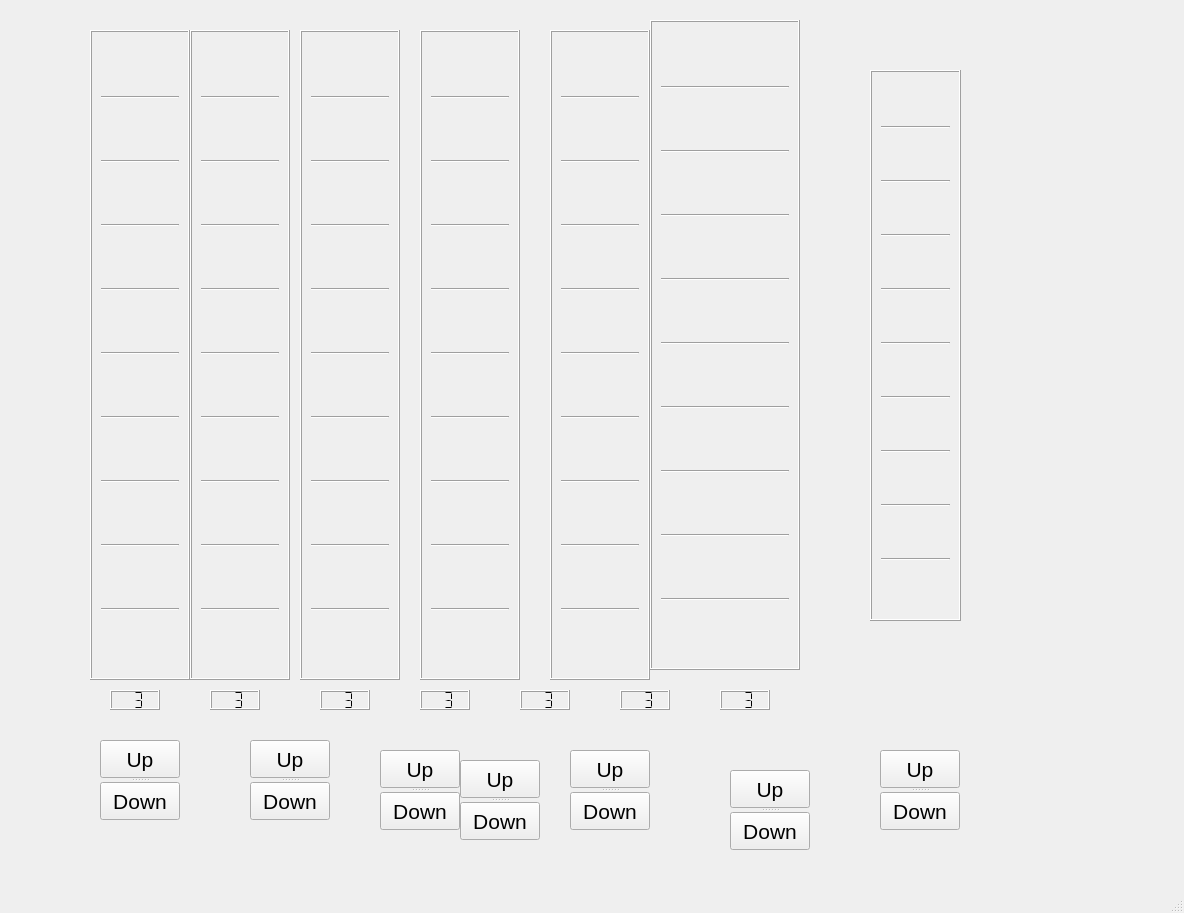
<?xml version="1.0" encoding="UTF-8"?>
<ui version="4.0">
 <class>MainWindow</class>
 <widget class="QMainWindow" name="MainWindow">
  <property name="geometry">
   <rect>
    <x>0</x>
    <y>0</y>
    <width>1184</width>
    <height>913</height>
   </rect>
  </property>
  <property name="windowTitle">
   <string>Elevator</string>
  </property>
  <widget class="QWidget" name="centralwidget">
   <widget class="QFrame" name="frame_1">
    <property name="geometry">
     <rect>
      <x>90</x>
      <y>30</y>
      <width>100</width>
      <height>650</height>
     </rect>
    </property>
    <property name="frameShape">
     <enum>QFrame::Box</enum>
    </property>
    <property name="frameShadow">
     <enum>QFrame::Raised</enum>
    </property>
    <property name="lineWidth">
     <number>1</number>
    </property>
    <property name="midLineWidth">
     <number>0</number>
    </property>
    <layout class="QVBoxLayout" name="verticalLayout">
     <item>
      <widget class="Line" name="line">
       <property name="orientation">
        <enum>Qt::Horizontal</enum>
       </property>
      </widget>
     </item>
     <item>
      <widget class="Line" name="line_2">
       <property name="orientation">
        <enum>Qt::Horizontal</enum>
       </property>
      </widget>
     </item>
     <item>
      <widget class="Line" name="line_3">
       <property name="orientation">
        <enum>Qt::Horizontal</enum>
       </property>
      </widget>
     </item>
     <item>
      <widget class="Line" name="line_4">
       <property name="orientation">
        <enum>Qt::Horizontal</enum>
       </property>
      </widget>
     </item>
     <item>
      <widget class="Line" name="line_5">
       <property name="orientation">
        <enum>Qt::Horizontal</enum>
       </property>
      </widget>
     </item>
     <item>
      <widget class="Line" name="line_6">
       <property name="orientation">
        <enum>Qt::Horizontal</enum>
       </property>
      </widget>
     </item>
     <item>
      <widget class="Line" name="line_43">
       <property name="orientation">
        <enum>Qt::Horizontal</enum>
       </property>
      </widget>
     </item>
     <item>
      <widget class="Line" name="line_31">
       <property name="orientation">
        <enum>Qt::Horizontal</enum>
       </property>
      </widget>
     </item>
     <item>
      <widget class="Line" name="line_44">
       <property name="orientation">
        <enum>Qt::Horizontal</enum>
       </property>
      </widget>
     </item>
    </layout>
   </widget>
   <widget class="QSplitter" name="splitter_1">
    <property name="geometry">
     <rect>
      <x>100</x>
      <y>740</y>
      <width>80</width>
      <height>80</height>
     </rect>
    </property>
    <property name="frameShape">
     <enum>QFrame::NoFrame</enum>
    </property>
    <property name="frameShadow">
     <enum>QFrame::Plain</enum>
    </property>
    <property name="lineWidth">
     <number>1</number>
    </property>
    <property name="midLineWidth">
     <number>0</number>
    </property>
    <property name="orientation">
     <enum>Qt::Vertical</enum>
    </property>
    <widget class="QPushButton" name="EleButton1Up">
     <property name="enabled">
      <bool>true</bool>
     </property>
     <property name="font">
      <font>
       <family>Microsoft YaHei UI</family>
       <pointsize>16</pointsize>
      </font>
     </property>
     <property name="text">
      <string>Up</string>
     </property>
    </widget>
    <widget class="QPushButton" name="EleButton1Down">
     <property name="font">
      <font>
       <family>Microsoft YaHei UI</family>
       <pointsize>16</pointsize>
      </font>
     </property>
     <property name="text">
      <string>Down</string>
     </property>
    </widget>
   </widget>
   <widget class="QFrame" name="frame_2">
    <property name="geometry">
     <rect>
      <x>190</x>
      <y>30</y>
      <width>100</width>
      <height>650</height>
     </rect>
    </property>
    <property name="frameShape">
     <enum>QFrame::Box</enum>
    </property>
    <property name="frameShadow">
     <enum>QFrame::Raised</enum>
    </property>
    <property name="lineWidth">
     <number>1</number>
    </property>
    <property name="midLineWidth">
     <number>0</number>
    </property>
    <layout class="QVBoxLayout" name="verticalLayout_2">
     <item>
      <widget class="Line" name="line_45">
       <property name="orientation">
        <enum>Qt::Horizontal</enum>
       </property>
      </widget>
     </item>
     <item>
      <widget class="Line" name="line_46">
       <property name="orientation">
        <enum>Qt::Horizontal</enum>
       </property>
      </widget>
     </item>
     <item>
      <widget class="Line" name="line_32">
       <property name="orientation">
        <enum>Qt::Horizontal</enum>
       </property>
      </widget>
     </item>
     <item>
      <widget class="Line" name="line_47">
       <property name="orientation">
        <enum>Qt::Horizontal</enum>
       </property>
      </widget>
     </item>
     <item>
      <widget class="Line" name="line_48">
       <property name="orientation">
        <enum>Qt::Horizontal</enum>
       </property>
      </widget>
     </item>
     <item>
      <widget class="Line" name="line_49">
       <property name="orientation">
        <enum>Qt::Horizontal</enum>
       </property>
      </widget>
     </item>
     <item>
      <widget class="Line" name="line_50">
       <property name="orientation">
        <enum>Qt::Horizontal</enum>
       </property>
      </widget>
     </item>
     <item>
      <widget class="Line" name="line_51">
       <property name="orientation">
        <enum>Qt::Horizontal</enum>
       </property>
      </widget>
     </item>
     <item>
      <widget class="Line" name="line_52">
       <property name="orientation">
        <enum>Qt::Horizontal</enum>
       </property>
      </widget>
     </item>
    </layout>
   </widget>
   <widget class="QFrame" name="frame_3">
    <property name="geometry">
     <rect>
      <x>300</x>
      <y>30</y>
      <width>100</width>
      <height>650</height>
     </rect>
    </property>
    <property name="frameShape">
     <enum>QFrame::Box</enum>
    </property>
    <property name="frameShadow">
     <enum>QFrame::Raised</enum>
    </property>
    <property name="lineWidth">
     <number>1</number>
    </property>
    <property name="midLineWidth">
     <number>0</number>
    </property>
    <layout class="QVBoxLayout" name="verticalLayout_3">
     <item>
      <widget class="Line" name="line_53">
       <property name="orientation">
        <enum>Qt::Horizontal</enum>
       </property>
      </widget>
     </item>
     <item>
      <widget class="Line" name="line_54">
       <property name="orientation">
        <enum>Qt::Horizontal</enum>
       </property>
      </widget>
     </item>
     <item>
      <widget class="Line" name="line_55">
       <property name="orientation">
        <enum>Qt::Horizontal</enum>
       </property>
      </widget>
     </item>
     <item>
      <widget class="Line" name="line_56">
       <property name="orientation">
        <enum>Qt::Horizontal</enum>
       </property>
      </widget>
     </item>
     <item>
      <widget class="Line" name="line_57">
       <property name="orientation">
        <enum>Qt::Horizontal</enum>
       </property>
      </widget>
     </item>
     <item>
      <widget class="Line" name="line_58">
       <property name="orientation">
        <enum>Qt::Horizontal</enum>
       </property>
      </widget>
     </item>
     <item>
      <widget class="Line" name="line_33">
       <property name="orientation">
        <enum>Qt::Horizontal</enum>
       </property>
      </widget>
     </item>
     <item>
      <widget class="Line" name="line_59">
       <property name="orientation">
        <enum>Qt::Horizontal</enum>
       </property>
      </widget>
     </item>
     <item>
      <widget class="Line" name="line_60">
       <property name="orientation">
        <enum>Qt::Horizontal</enum>
       </property>
      </widget>
     </item>
    </layout>
   </widget>
   <widget class="QFrame" name="frame_4">
    <property name="geometry">
     <rect>
      <x>420</x>
      <y>30</y>
      <width>100</width>
      <height>650</height>
     </rect>
    </property>
    <property name="frameShape">
     <enum>QFrame::Box</enum>
    </property>
    <property name="frameShadow">
     <enum>QFrame::Raised</enum>
    </property>
    <property name="lineWidth">
     <number>1</number>
    </property>
    <property name="midLineWidth">
     <number>0</number>
    </property>
    <layout class="QVBoxLayout" name="verticalLayout_4">
     <item>
      <widget class="Line" name="line_61">
       <property name="orientation">
        <enum>Qt::Horizontal</enum>
       </property>
      </widget>
     </item>
     <item>
      <widget class="Line" name="line_62">
       <property name="orientation">
        <enum>Qt::Horizontal</enum>
       </property>
      </widget>
     </item>
     <item>
      <widget class="Line" name="line_63">
       <property name="orientation">
        <enum>Qt::Horizontal</enum>
       </property>
      </widget>
     </item>
     <item>
      <widget class="Line" name="line_64">
       <property name="orientation">
        <enum>Qt::Horizontal</enum>
       </property>
      </widget>
     </item>
     <item>
      <widget class="Line" name="line_65">
       <property name="orientation">
        <enum>Qt::Horizontal</enum>
       </property>
      </widget>
     </item>
     <item>
      <widget class="Line" name="line_66">
       <property name="orientation">
        <enum>Qt::Horizontal</enum>
       </property>
      </widget>
     </item>
     <item>
      <widget class="Line" name="line_67">
       <property name="orientation">
        <enum>Qt::Horizontal</enum>
       </property>
      </widget>
     </item>
     <item>
      <widget class="Line" name="line_68">
       <property name="orientation">
        <enum>Qt::Horizontal</enum>
       </property>
      </widget>
     </item>
     <item>
      <widget class="Line" name="line_34">
       <property name="orientation">
        <enum>Qt::Horizontal</enum>
       </property>
      </widget>
     </item>
    </layout>
   </widget>
   <widget class="QFrame" name="frame_5">
    <property name="geometry">
     <rect>
      <x>550</x>
      <y>30</y>
      <width>100</width>
      <height>650</height>
     </rect>
    </property>
    <property name="frameShape">
     <enum>QFrame::Box</enum>
    </property>
    <property name="frameShadow">
     <enum>QFrame::Raised</enum>
    </property>
    <property name="lineWidth">
     <number>1</number>
    </property>
    <property name="midLineWidth">
     <number>0</number>
    </property>
    <layout class="QVBoxLayout" name="verticalLayout_5">
     <item>
      <widget class="Line" name="line_69">
       <property name="orientation">
        <enum>Qt::Horizontal</enum>
       </property>
      </widget>
     </item>
     <item>
      <widget class="Line" name="line_70">
       <property name="orientation">
        <enum>Qt::Horizontal</enum>
       </property>
      </widget>
     </item>
     <item>
      <widget class="Line" name="line_71">
       <property name="orientation">
        <enum>Qt::Horizontal</enum>
       </property>
      </widget>
     </item>
     <item>
      <widget class="Line" name="line_72">
       <property name="orientation">
        <enum>Qt::Horizontal</enum>
       </property>
      </widget>
     </item>
     <item>
      <widget class="Line" name="line_73">
       <property name="orientation">
        <enum>Qt::Horizontal</enum>
       </property>
      </widget>
     </item>
     <item>
      <widget class="Line" name="line_74">
       <property name="orientation">
        <enum>Qt::Horizontal</enum>
       </property>
      </widget>
     </item>
     <item>
      <widget class="Line" name="line_75">
       <property name="orientation">
        <enum>Qt::Horizontal</enum>
       </property>
      </widget>
     </item>
     <item>
      <widget class="Line" name="line_35">
       <property name="orientation">
        <enum>Qt::Horizontal</enum>
       </property>
      </widget>
     </item>
     <item>
      <widget class="Line" name="line_76">
       <property name="orientation">
        <enum>Qt::Horizontal</enum>
       </property>
      </widget>
     </item>
    </layout>
   </widget>
   <widget class="QFrame" name="frame_6">
    <property name="geometry">
     <rect>
      <x>650</x>
      <y>20</y>
      <width>150</width>
      <height>650</height>
     </rect>
    </property>
    <property name="frameShape">
     <enum>QFrame::Box</enum>
    </property>
    <property name="frameShadow">
     <enum>QFrame::Raised</enum>
    </property>
    <property name="lineWidth">
     <number>1</number>
    </property>
    <property name="midLineWidth">
     <number>0</number>
    </property>
    <layout class="QVBoxLayout" name="verticalLayout_6">
     <item>
      <widget class="Line" name="line_36">
       <property name="orientation">
        <enum>Qt::Horizontal</enum>
       </property>
      </widget>
     </item>
     <item>
      <widget class="Line" name="line_77">
       <property name="orientation">
        <enum>Qt::Horizontal</enum>
       </property>
      </widget>
     </item>
     <item>
      <widget class="Line" name="line_78">
       <property name="orientation">
        <enum>Qt::Horizontal</enum>
       </property>
      </widget>
     </item>
     <item>
      <widget class="Line" name="line_79">
       <property name="orientation">
        <enum>Qt::Horizontal</enum>
       </property>
      </widget>
     </item>
     <item>
      <widget class="Line" name="line_80">
       <property name="orientation">
        <enum>Qt::Horizontal</enum>
       </property>
      </widget>
     </item>
     <item>
      <widget class="Line" name="line_81">
       <property name="orientation">
        <enum>Qt::Horizontal</enum>
       </property>
      </widget>
     </item>
     <item>
      <widget class="Line" name="line_82">
       <property name="orientation">
        <enum>Qt::Horizontal</enum>
       </property>
      </widget>
     </item>
     <item>
      <widget class="Line" name="line_83">
       <property name="orientation">
        <enum>Qt::Horizontal</enum>
       </property>
      </widget>
     </item>
     <item>
      <widget class="Line" name="line_84">
       <property name="orientation">
        <enum>Qt::Horizontal</enum>
       </property>
      </widget>
     </item>
    </layout>
   </widget>
   <widget class="QFrame" name="frame_7">
    <property name="geometry">
     <rect>
      <x>870</x>
      <y>70</y>
      <width>91</width>
      <height>551</height>
     </rect>
    </property>
    <property name="frameShape">
     <enum>QFrame::Box</enum>
    </property>
    <property name="frameShadow">
     <enum>QFrame::Raised</enum>
    </property>
    <property name="lineWidth">
     <number>1</number>
    </property>
    <property name="midLineWidth">
     <number>0</number>
    </property>
    <layout class="QVBoxLayout" name="verticalLayout_7">
     <item>
      <widget class="Line" name="line_86">
       <property name="orientation">
        <enum>Qt::Horizontal</enum>
       </property>
      </widget>
     </item>
     <item>
      <widget class="Line" name="line_85">
       <property name="orientation">
        <enum>Qt::Horizontal</enum>
       </property>
      </widget>
     </item>
     <item>
      <widget class="Line" name="line_87">
       <property name="orientation">
        <enum>Qt::Horizontal</enum>
       </property>
      </widget>
     </item>
     <item>
      <widget class="Line" name="line_88">
       <property name="orientation">
        <enum>Qt::Horizontal</enum>
       </property>
      </widget>
     </item>
     <item>
      <widget class="Line" name="line_89">
       <property name="orientation">
        <enum>Qt::Horizontal</enum>
       </property>
      </widget>
     </item>
     <item>
      <widget class="Line" name="line_90">
       <property name="orientation">
        <enum>Qt::Horizontal</enum>
       </property>
      </widget>
     </item>
     <item>
      <widget class="Line" name="line_92">
       <property name="orientation">
        <enum>Qt::Horizontal</enum>
       </property>
      </widget>
     </item>
     <item>
      <widget class="Line" name="line_91">
       <property name="orientation">
        <enum>Qt::Horizontal</enum>
       </property>
      </widget>
     </item>
     <item>
      <widget class="Line" name="line_37">
       <property name="orientation">
        <enum>Qt::Horizontal</enum>
       </property>
      </widget>
     </item>
    </layout>
   </widget>
   <widget class="QSplitter" name="splitter_2">
    <property name="geometry">
     <rect>
      <x>250</x>
      <y>740</y>
      <width>80</width>
      <height>80</height>
     </rect>
    </property>
    <property name="frameShadow">
     <enum>QFrame::Plain</enum>
    </property>
    <property name="orientation">
     <enum>Qt::Vertical</enum>
    </property>
    <widget class="QPushButton" name="EleButton2Up">
     <property name="font">
      <font>
       <family>Microsoft YaHei UI</family>
       <pointsize>16</pointsize>
      </font>
     </property>
     <property name="text">
      <string>Up</string>
     </property>
    </widget>
    <widget class="QPushButton" name="EleButton2Down">
     <property name="enabled">
      <bool>true</bool>
     </property>
     <property name="font">
      <font>
       <family>Microsoft YaHei UI</family>
       <pointsize>16</pointsize>
      </font>
     </property>
     <property name="text">
      <string>Down</string>
     </property>
    </widget>
   </widget>
   <widget class="QSplitter" name="splitter_3">
    <property name="geometry">
     <rect>
      <x>380</x>
      <y>750</y>
      <width>80</width>
      <height>80</height>
     </rect>
    </property>
    <property name="orientation">
     <enum>Qt::Vertical</enum>
    </property>
    <widget class="QPushButton" name="EleButton3Up">
     <property name="font">
      <font>
       <family>Microsoft YaHei UI</family>
       <pointsize>16</pointsize>
      </font>
     </property>
     <property name="text">
      <string>Up</string>
     </property>
    </widget>
    <widget class="QPushButton" name="EleButton3Down">
     <property name="enabled">
      <bool>true</bool>
     </property>
     <property name="font">
      <font>
       <family>Microsoft YaHei UI</family>
       <pointsize>16</pointsize>
      </font>
     </property>
     <property name="text">
      <string>Down</string>
     </property>
    </widget>
   </widget>
   <widget class="QSplitter" name="splitter_4">
    <property name="geometry">
     <rect>
      <x>460</x>
      <y>760</y>
      <width>80</width>
      <height>80</height>
     </rect>
    </property>
    <property name="orientation">
     <enum>Qt::Vertical</enum>
    </property>
    <widget class="QPushButton" name="EleButton4Up">
     <property name="font">
      <font>
       <family>Microsoft YaHei UI</family>
       <pointsize>16</pointsize>
      </font>
     </property>
     <property name="text">
      <string>Up</string>
     </property>
    </widget>
    <widget class="QPushButton" name="EleButton4Down">
     <property name="enabled">
      <bool>true</bool>
     </property>
     <property name="font">
      <font>
       <family>Microsoft YaHei UI</family>
       <pointsize>16</pointsize>
      </font>
     </property>
     <property name="text">
      <string>Down</string>
     </property>
    </widget>
   </widget>
   <widget class="QSplitter" name="splitter_5">
    <property name="geometry">
     <rect>
      <x>570</x>
      <y>750</y>
      <width>80</width>
      <height>80</height>
     </rect>
    </property>
    <property name="orientation">
     <enum>Qt::Vertical</enum>
    </property>
    <widget class="QPushButton" name="EleButton5Up">
     <property name="font">
      <font>
       <family>Microsoft YaHei UI</family>
       <pointsize>16</pointsize>
      </font>
     </property>
     <property name="text">
      <string>Up</string>
     </property>
    </widget>
    <widget class="QPushButton" name="EleButton5Down">
     <property name="enabled">
      <bool>true</bool>
     </property>
     <property name="font">
      <font>
       <family>Microsoft YaHei UI</family>
       <pointsize>16</pointsize>
      </font>
     </property>
     <property name="text">
      <string>Down</string>
     </property>
    </widget>
   </widget>
   <widget class="QSplitter" name="splitter_7">
    <property name="geometry">
     <rect>
      <x>880</x>
      <y>750</y>
      <width>80</width>
      <height>80</height>
     </rect>
    </property>
    <property name="orientation">
     <enum>Qt::Vertical</enum>
    </property>
    <widget class="QPushButton" name="EleButton7Up">
     <property name="font">
      <font>
       <family>Microsoft YaHei UI</family>
       <pointsize>16</pointsize>
      </font>
     </property>
     <property name="text">
      <string>Up</string>
     </property>
    </widget>
    <widget class="QPushButton" name="EleButton7Down">
     <property name="enabled">
      <bool>true</bool>
     </property>
     <property name="font">
      <font>
       <family>Microsoft YaHei UI</family>
       <pointsize>16</pointsize>
      </font>
     </property>
     <property name="text">
      <string>Down</string>
     </property>
    </widget>
   </widget>
   <widget class="QSplitter" name="splitter_10">
    <property name="geometry">
     <rect>
      <x>0</x>
      <y>0</y>
      <width>0</width>
      <height>0</height>
     </rect>
    </property>
    <property name="orientation">
     <enum>Qt::Horizontal</enum>
    </property>
   </widget>
   <widget class="QSplitter" name="splitter_6">
    <property name="geometry">
     <rect>
      <x>730</x>
      <y>770</y>
      <width>80</width>
      <height>80</height>
     </rect>
    </property>
    <property name="orientation">
     <enum>Qt::Vertical</enum>
    </property>
    <widget class="QPushButton" name="EleButton6Up">
     <property name="font">
      <font>
       <family>Microsoft YaHei UI</family>
       <pointsize>16</pointsize>
      </font>
     </property>
     <property name="text">
      <string>Up</string>
     </property>
    </widget>
    <widget class="QPushButton" name="EleButton6Down">
     <property name="enabled">
      <bool>true</bool>
     </property>
     <property name="font">
      <font>
       <family>Microsoft YaHei UI</family>
       <pointsize>16</pointsize>
      </font>
     </property>
     <property name="text">
      <string>Down</string>
     </property>
    </widget>
   </widget>
   <widget class="QLCDNumber" name="lcd1">
    <property name="geometry">
     <rect>
      <x>110</x>
      <y>690</y>
      <width>50</width>
      <height>20</height>
     </rect>
    </property>
    <property name="layoutDirection">
     <enum>Qt::LeftToRight</enum>
    </property>
    <property name="autoFillBackground">
     <bool>true</bool>
    </property>
    <property name="smallDecimalPoint">
     <bool>false</bool>
    </property>
    <property name="numDigits">
     <number>2</number>
    </property>
    <property name="digitCount">
     <number>2</number>
    </property>
    <property name="segmentStyle">
     <enum>QLCDNumber::Flat</enum>
    </property>
    <property name="value" stdset="0">
     <double>3.000000000000000</double>
    </property>
    <property name="intValue" stdset="0">
     <number>3</number>
    </property>
   </widget>
   <widget class="QLCDNumber" name="lcd2">
    <property name="geometry">
     <rect>
      <x>210</x>
      <y>690</y>
      <width>50</width>
      <height>20</height>
     </rect>
    </property>
    <property name="layoutDirection">
     <enum>Qt::LeftToRight</enum>
    </property>
    <property name="autoFillBackground">
     <bool>true</bool>
    </property>
    <property name="smallDecimalPoint">
     <bool>false</bool>
    </property>
    <property name="numDigits">
     <number>2</number>
    </property>
    <property name="digitCount">
     <number>2</number>
    </property>
    <property name="segmentStyle">
     <enum>QLCDNumber::Flat</enum>
    </property>
    <property name="value" stdset="0">
     <double>3.000000000000000</double>
    </property>
    <property name="intValue" stdset="0">
     <number>3</number>
    </property>
   </widget>
   <widget class="QLCDNumber" name="lcd3">
    <property name="geometry">
     <rect>
      <x>320</x>
      <y>690</y>
      <width>50</width>
      <height>20</height>
     </rect>
    </property>
    <property name="layoutDirection">
     <enum>Qt::LeftToRight</enum>
    </property>
    <property name="autoFillBackground">
     <bool>true</bool>
    </property>
    <property name="smallDecimalPoint">
     <bool>false</bool>
    </property>
    <property name="numDigits">
     <number>2</number>
    </property>
    <property name="digitCount">
     <number>2</number>
    </property>
    <property name="segmentStyle">
     <enum>QLCDNumber::Flat</enum>
    </property>
    <property name="value" stdset="0">
     <double>3.000000000000000</double>
    </property>
    <property name="intValue" stdset="0">
     <number>3</number>
    </property>
   </widget>
   <widget class="QLCDNumber" name="lcd4">
    <property name="geometry">
     <rect>
      <x>420</x>
      <y>690</y>
      <width>50</width>
      <height>20</height>
     </rect>
    </property>
    <property name="layoutDirection">
     <enum>Qt::LeftToRight</enum>
    </property>
    <property name="autoFillBackground">
     <bool>true</bool>
    </property>
    <property name="smallDecimalPoint">
     <bool>false</bool>
    </property>
    <property name="numDigits">
     <number>2</number>
    </property>
    <property name="digitCount">
     <number>2</number>
    </property>
    <property name="segmentStyle">
     <enum>QLCDNumber::Flat</enum>
    </property>
    <property name="value" stdset="0">
     <double>3.000000000000000</double>
    </property>
    <property name="intValue" stdset="0">
     <number>3</number>
    </property>
   </widget>
   <widget class="QLCDNumber" name="lcd5">
    <property name="geometry">
     <rect>
      <x>520</x>
      <y>690</y>
      <width>50</width>
      <height>20</height>
     </rect>
    </property>
    <property name="layoutDirection">
     <enum>Qt::LeftToRight</enum>
    </property>
    <property name="autoFillBackground">
     <bool>true</bool>
    </property>
    <property name="smallDecimalPoint">
     <bool>false</bool>
    </property>
    <property name="numDigits">
     <number>2</number>
    </property>
    <property name="digitCount">
     <number>2</number>
    </property>
    <property name="segmentStyle">
     <enum>QLCDNumber::Flat</enum>
    </property>
    <property name="value" stdset="0">
     <double>3.000000000000000</double>
    </property>
    <property name="intValue" stdset="0">
     <number>3</number>
    </property>
   </widget>
   <widget class="QLCDNumber" name="lcd6">
    <property name="geometry">
     <rect>
      <x>620</x>
      <y>690</y>
      <width>50</width>
      <height>20</height>
     </rect>
    </property>
    <property name="layoutDirection">
     <enum>Qt::LeftToRight</enum>
    </property>
    <property name="autoFillBackground">
     <bool>true</bool>
    </property>
    <property name="smallDecimalPoint">
     <bool>false</bool>
    </property>
    <property name="numDigits">
     <number>2</number>
    </property>
    <property name="digitCount">
     <number>2</number>
    </property>
    <property name="segmentStyle">
     <enum>QLCDNumber::Flat</enum>
    </property>
    <property name="value" stdset="0">
     <double>3.000000000000000</double>
    </property>
    <property name="intValue" stdset="0">
     <number>3</number>
    </property>
   </widget>
   <widget class="QLCDNumber" name="lcd7">
    <property name="geometry">
     <rect>
      <x>720</x>
      <y>690</y>
      <width>50</width>
      <height>20</height>
     </rect>
    </property>
    <property name="layoutDirection">
     <enum>Qt::LeftToRight</enum>
    </property>
    <property name="autoFillBackground">
     <bool>true</bool>
    </property>
    <property name="smallDecimalPoint">
     <bool>false</bool>
    </property>
    <property name="numDigits">
     <number>2</number>
    </property>
    <property name="digitCount">
     <number>2</number>
    </property>
    <property name="segmentStyle">
     <enum>QLCDNumber::Flat</enum>
    </property>
    <property name="value" stdset="0">
     <double>3.000000000000000</double>
    </property>
    <property name="intValue" stdset="0">
     <number>3</number>
    </property>
   </widget>
  </widget>
  <widget class="QMenuBar" name="menubar">
   <property name="geometry">
    <rect>
     <x>0</x>
     <y>0</y>
     <width>1184</width>
     <height>23</height>
    </rect>
   </property>
  </widget>
  <widget class="QStatusBar" name="statusbar"/>
 </widget>
 <resources/>
 <connections/>
</ui>
